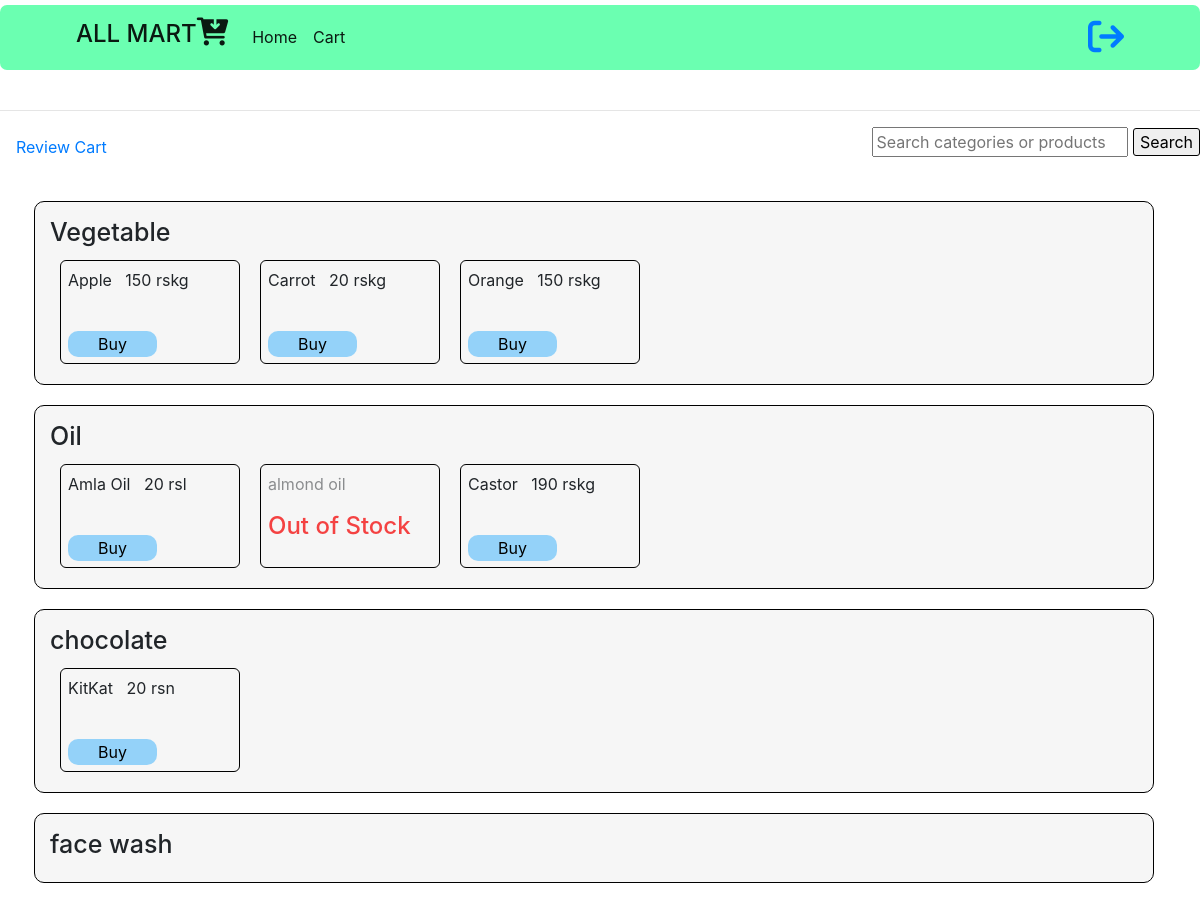
Screenshot of /dashboard (signed in) with the database file from the repository.
### app.py (models this page shows)
class Categories(db.Model, UserMixin):
    category_id=db.Column(db.Integer, primary_key=True)
    category_name = db.Column(db.String(20),nullable=False,unique=True)
    c_products = db.relationship('Products',backref="p_category")

class Products(db.Model,UserMixin):
    product_id=db.Column(db.Integer,primary_key=True)
    product_name=db.Column(db.String(20),nullable=False, unique=True)
    product_unit=db.Column(db.String(10),nullable=False)
    product_rate=db.Column(db.Integer,nullable=False)
    product_quantity=db.Column(db.Integer,nullable=False)
    p_category_id=db.Column(db.Integer(),db.ForeignKey("categories.category_id"), nullable=False)

### app.py (the view)
@app.route('/dashboard', methods=['POST','GET'])
@login_required
def dashboard():
    category = Categories.query.all()
    product=Products.query.all()
    return render_template("dashboard.html",category=category,product=product)

### app.py (called while the page is built)
@login_manager.user_loader
def load_user(user_id):
    return User.query.get(int(user_id))

### templates/dashboard.html
{% include 'header3.html' %}
{% block body %}
<div class="top-bar">
  <div class="Buy-now">
  <a class="nav-link active" aria-current="page" href="/cart">Review Cart</a>
  </div>
<div class="search-box">
  <form action="/searchh" method="GET">
    <input type="text" name="query" placeholder="Search categories or products">
    <button id="search-button" type="submit">Search</button>
  </form>
</div>
</div>
  <div class="categories-container">
    {% for cat in category %}
      <div class="category-box" >
        <h2 color: aqua>{{ cat.category_name }}</h2>
        <div class="category-actions">
          <div class="product-list">
            {% for pod in product if pod.p_category_id == cat.category_id %}
              <div class="product-box">
                <div class="product-details">
                    {% if pod.product_quantity>0%}
                      <p>{{ pod.product_name }} &nbsp;
                      {{ pod.product_rate }} {{ pod.product_unit }} </p><br>
                      <a id="buy-link" href="/{{ pod.product_id }}/buy">Buy</a>
                    {% else %}
                    <p style="opacity: 0.5;">{{ pod.product_name }}</p>
                      <h4 style="color: rgb(244, 66, 66);">Out of Stock</h4>
                    {% endif %}
                </div>
              </div>
            {% endfor %}
          </div>
        </div>
      </div>
    {% endfor %}
  </div>
{% endblock %}

### static/css/dashboard.css (style rules this page uses)
.search-box { display: flex; justify-content: end; }
h2 { font-size: 25px; }
.top-bar { display: flex; justify-content: space-between; }
#search-button { border: 1.5px black solid; border-radius: 3px; }
.categories-container { width:95%; margin:2%; display: flex; flex-direction: column; }
.category-box { border: 1.6px black solid; margin:10px; padding:15px; border-radius: 10px; background-color: rgba(220, 220, 220, 0.269); overflow-x: auto }
.product-list { display: flex; }
.product-box { border: 1.5px black solid; border-radius: 6px; padding: 7px; margin: 5px 10px; width: 180px; display: flex; min-width: 135px; }
.product-details { width:100% }
#buy-link { background-color: rgba(29, 167, 253, 0.452); color: black; border-radius: 10px; padding: 3px 30px; margin: auto; margin-bottom:20px; }

### rows the page displays
Categories: category_name "Vegetable"
Products: product_name "Apple", product_rate "150", product_unit "rskg"
Products: product_name "Carrot", product_rate "20", product_unit "rskg"
Products: product_name "Orange", product_rate "150", product_unit "rskg"
Categories: category_name "Oil"
Products: product_name "Amla Oil", product_rate "20", product_unit "rsl"
Products: product_name "almond oil"
Products: product_name "Castor", product_rate "190", product_unit "rskg"
Categories: category_name "chocolate"
Products: product_name "KitKat", product_rate "20", product_unit "rsn"
Categories: category_name "face wash"
